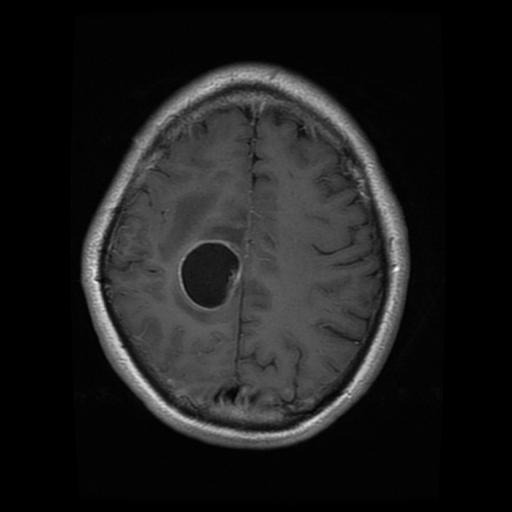
#> input picture data/Training/glioma/Tr-gl_1004.jpg, 512 x 512 px; its folder holds only this picture in this run
$ python 03_advanced_ml.py   (older library calls are emulated)
#> lines starting #> are read from the running program, lines starting #| are printed output that depends on the picture
import numpy as np
import pandas as pd
import matplotlib.pyplot as plt
import matplotlib.gridspec as gridspec
import seaborn as sns
from pathlib import Path
from PIL import Image
from skimage.feature import hog, local_binary_pattern, graycomatrix, graycoprops
from sklearn.model_selection import (
    train_test_split, StratifiedKFold, cross_val_score, GridSearchCV
)
from sklearn.preprocessing import StandardScaler
from sklearn.feature_selection import VarianceThreshold
from sklearn.decomposition import PCA
from sklearn.svm import SVC
from sklearn.calibration import CalibratedClassifierCV, calibration_curve
from sklearn.pipeline import Pipeline
from sklearn.metrics import (
    classification_report, confusion_matrix,
    accuracy_score, f1_score, brier_score_loss
)
from scipy.stats import skew, kurtosis
import warnings
warnings.filterwarnings("ignore")

DATA_DIR   = Path("data/Training")
CLASSES    = ["glioma", "meningioma", "notumor", "pituitary"]
IMG_SIZE   = (128, 128)
OUTPUT_DIR = Path("outputs/aml")
OUTPUT_DIR.mkdir(parents=True, exist_ok=True)
SEED       = 42

COLORS_4 = ["#1f1f1f","#555555","#888888","#bbbbbb"]

print("=" * 60)
print("  ADVANCED ML  —  SVM + PCA (Platt-Calibrated)")
print("=" * 60)

def load_gray(path, size=IMG_SIZE):
#> called with size = (128, 128)
    return np.array(
        Image.open(path).convert("L").resize(size, Image.LANCZOS),
        dtype=np.float32) / 255.0
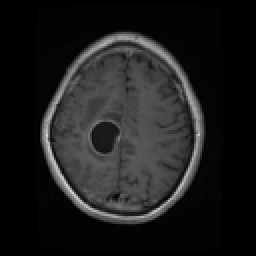
#> returned value: shape (128, 128) float32 (shown 2 times larger); min 0, max 0.831, mean 0.114

def extract_all(path):
    img = load_gray(path)
    # HOG
    f_hog, _ = hog(img, orientations=9, pixels_per_cell=(16,16),
                   cells_per_block=(2,2), block_norm="L2-Hys",
                   visualize=True, feature_vector=True)
#> f_hog = 1764 values, max 0.809 at index 280, min 0 at index 0, mean 0.0974
    # LBP
    lbp = local_binary_pattern((img*255).astype(np.uint8), 24, 3, method="uniform")
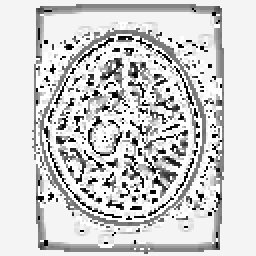
#> lbp: shape (128, 128) float64 (shown 2 times larger); min 0, max 25, mean 20.4; drawn with min black and max white
    f_lbp, _ = np.histogram(lbp, bins=np.arange(0,27), density=True)
#> f_lbp = 26 values, max 0.438 at index 24, min 0.00464 at index 6, mean 0.0385
    # GLCM
    u8   = (img*255).astype(np.uint8)
    glcm = graycomatrix(u8, distances=[1,3], angles=[0,np.pi/4,np.pi/2],
                        levels=256, symmetric=True, normed=True)
    f_glcm = []
    for prop in ["contrast","dissimilarity","homogeneity","energy","correlation"]:
        v = graycoprops(glcm, prop)
        f_glcm.extend([v.mean(), v.std()])
#> this loop made 5 passes
#> v on passes 1 to 5: [[193.4, 291.8, 150.6], [883.4, 710.4, 690.9]], [[5.27, 6.59, 4.78], [12.05, 10.88, 10.73]], [[0.614, 0.58, 0.619], [0.534, 0.523, 0.545]], [[0.337, 0.323, 0.338], [0.307, 0.297, 0.313]], [[0.94, 0.909, 0.953], [0.727, 0.781, 0.786]]
#> after the loop, f_glcm = [486.8, 284.6, 8.38, 2.92, 0.569, 0.0377, 0.319, 0.0152, 0.849, 0.0878]
    # Intensity stats
    f = img.flatten()
#> f = 16384 values, max 0.831 at index 8599, min 0 at index 0, mean 0.114
    f_int = np.array([f.mean(), f.std(), f.min(), f.max(),
                      skew(f), kurtosis(f),
                      np.percentile(f,25), np.percentile(f,50),
                      np.percentile(f,75), np.percentile(f,90)])
#> f_int = [0.114, 0.157, 0, 0.831, 1.32, 1.11, 0, 0.0118, 0.255, 0.318]
#> pass 3 of the loop `for cls in CLASSES:`:
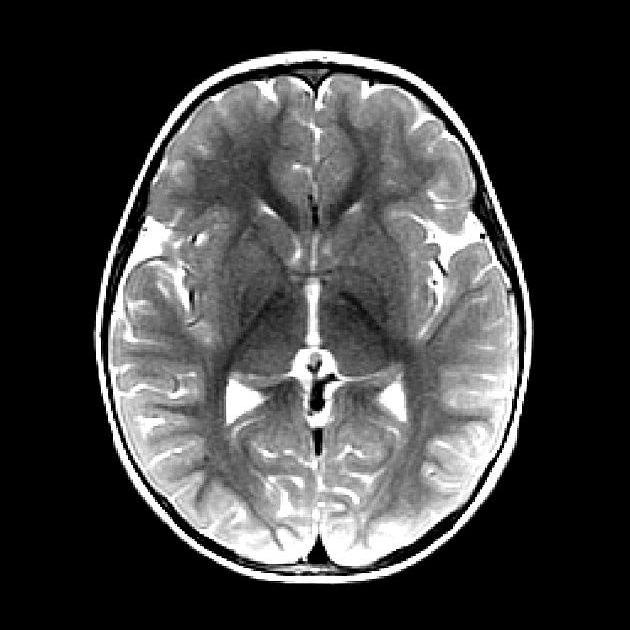
#> input picture data/Training/glioma/notumor/Tr-no_1008.jpg, 630 x 630 px
#> in load_gray (call 2), `return np.array( Image.open(path).convert("L").resize(size, Image.LANC..`:
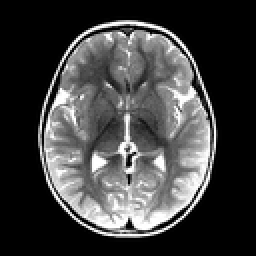
#> returned value: shape (128, 128) float32 (shown 2 times larger); min 0, max 1, mean 0.252
#> f_hog = 1764 values, max 0.699 at index 1527, min 0 at index 0, mean 0.117
#> in extract_all (call 2), `lbp = local_binary_pattern((img*255).astype(np.uint8), 24, 3, method="..`:
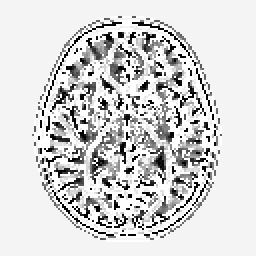
#> lbp: shape (128, 128) float64 (shown 2 times larger); min 0, max 25, mean 20.9; drawn with min black and max white
#> f_lbp = 26 values, max 0.526 at index 24, min 0.00641 at index 5, mean 0.0385
#> the loop in extract_all (call 2), `for prop in ["contrast","dissimilarity","homogeneity","energy","correl..` made 5 passes
#> v on passes 1 to 5: [[1498.4, 2144.6, 1178.1], [3377.5, 3402.9, 3351.7]], [[15.76, 19.65, 14.03], [27.77, 27.42, 26.76]], [[0.526, 0.512, 0.53], [0.492, 0.488, 0.493]], [[0.481, 0.475, 0.482], [0.468, 0.464, 0.468]], [[0.885, 0.836, 0.909], [0.742, 0.741, 0.744]]
#> after the loop in extract_all (call 2), `for prop in ["contrast","dissimilarity","homogeneity","energy","correl..`: f_glcm = [2492.2, 929.8, 21.9, 5.68, 0.507, 0.0166, 0.473, 0.00699, 0.809, 0.0707]
#> f = 16384 values, max 1 at index 1466, min 0 at index 0, mean 0.252
#> f_int = [0.252, 0.316, 0, 1, 0.885, -0.539, 0, 0, 0.49, 0.756]
#> the loop made 4 passes; the first 3 are shown
    return np.concatenate([f_hog, f_lbp, f_glcm, f_int])

print("\n[1/6] Extracting features from all images…")
label_map = {c: i for i, c in enumerate(CLASSES)}
X_all, y_all = [], []
for cls in CLASSES:
    files = list((DATA_DIR/cls).glob("*.jpg"))
    print(f"  [{cls}] {len(files)} images")
    for p in files:
        try:
            X_all.append(extract_all(p))
            y_all.append(label_map[cls])
        except:
            pass
X = np.nan_to_num(np.array(X_all), nan=0.0, posinf=1.0, neginf=0.0)
y = np.array(y_all)
print(f"  Feature matrix : {X.shape}")
#|   Feature matrix : (2, 1810)

# ── Preprocessing ─────────────────────────────────────
sel    = VarianceThreshold(1e-6)
X_sel  = sel.fit_transform(X)
scaler = StandardScaler()
X_sc   = scaler.fit_transform(X_sel)
print(f"  After variance filter : {X_sel.shape[1]} features")
#|   After variance filter : 1432 features

#> (the run stopped early here; a loop or call above may not have finished)
